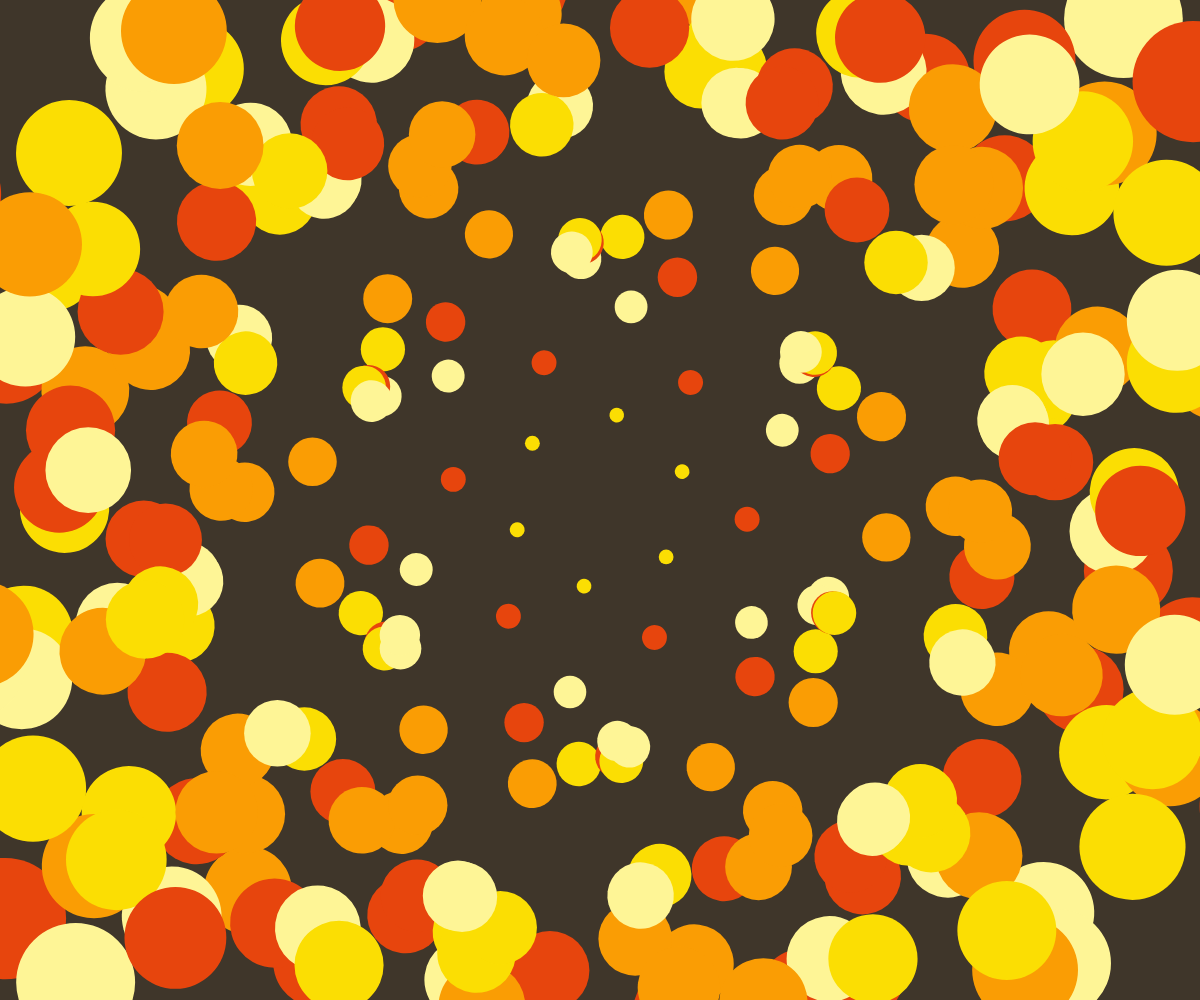
Frame 1 (no input)
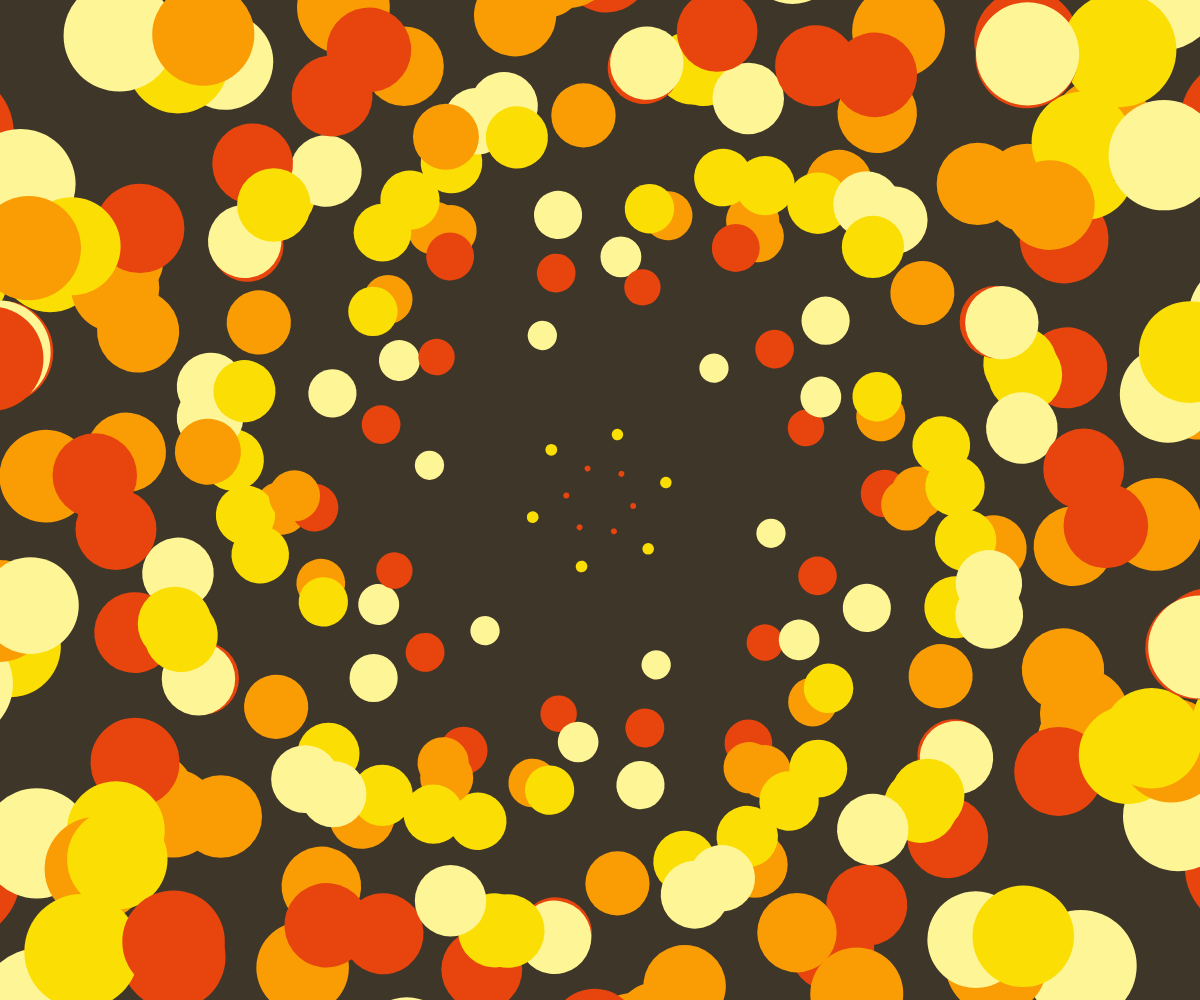
Frame 60 (no input)
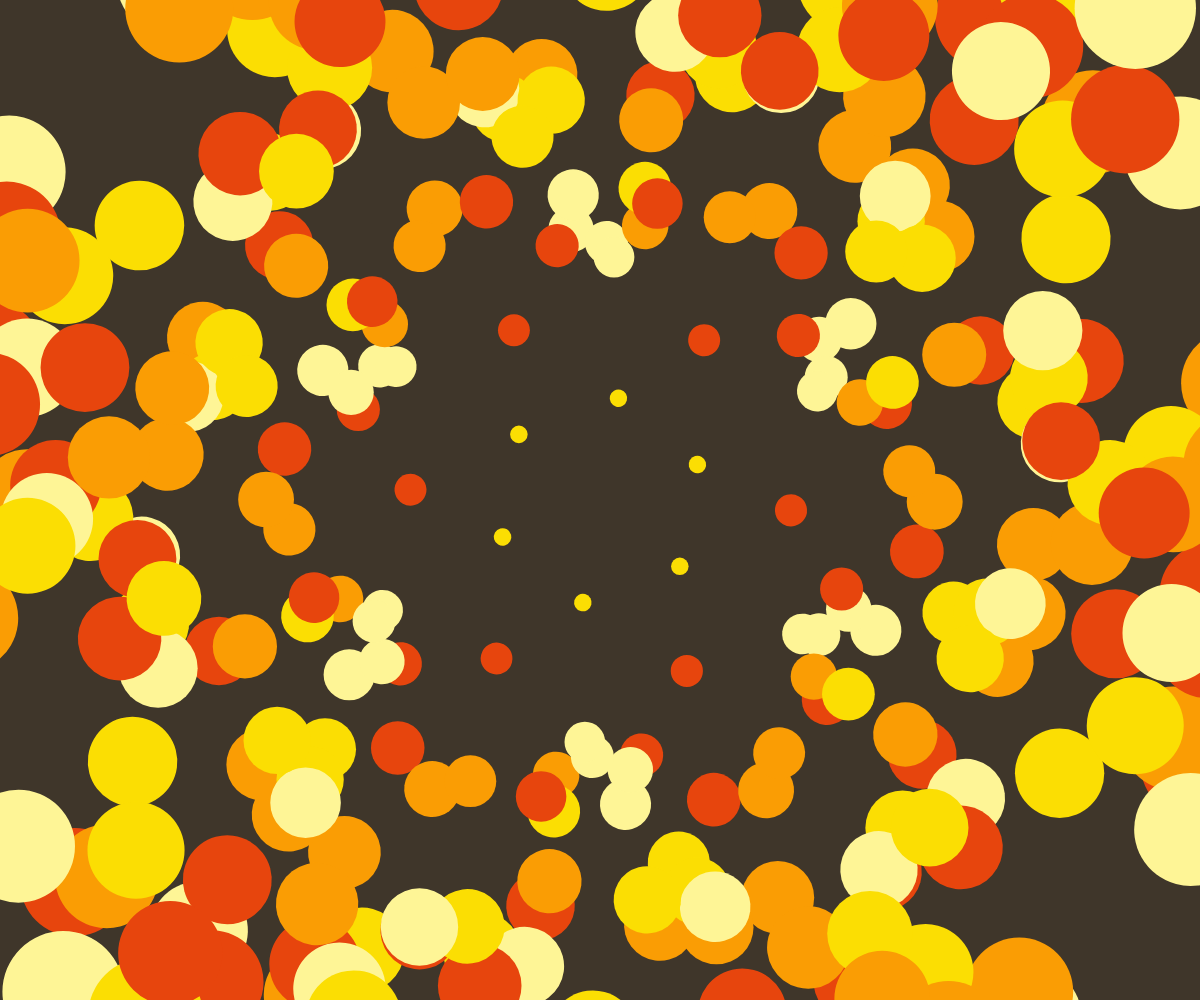
Frame 120 (the mouse pressed at the canvas centre since frame 60)

The p5.js sketch that drew these frames (run headless with seeded random() and noise() and a simulated clock; from frame 60 on, the mouse is pressed at the canvas centre):

// p5.js sketch
// ── sketch.js
var numSpokes, circles = [];

function setup() {
  var canvasSize = min(windowWidth, windowHeight);
  createCanvas(windowWidth, windowHeight);
  background(color("#3F362A"));
  strokeWeight(2);
  stroke(0);
  noStroke();
  var randomPosition = function() {
    return createVector(random(-width/2, width/2), random(-height/2, height/2));
  }
  var numCircles = 48;
  var colors = ["#E7450D", "#FA9D04", "#FBDE03", "#FEF596"]
  for (var i = 0; i < numCircles; i++) {
    circles.push(new Circle(randomPosition(), colors[i%colors.length]));
  }
}

function draw() {
  background(color("#3F362A"), 16);
  translate(width/2, height/2);
  var numSpokes = 6;
  for (var j = 0; j < numSpokes; j++) {
    rotate(TWO_PI / numSpokes);
    circles.forEach(function(circle) {
      circle.move();
      circle.draw();
    })  
  } 
}

var Circle = function(position, circleColor) {
  this.position = position;
  this.color = color(circleColor);
  this.speed = 0.5;
  this.moveNoise = random();
  this.setSize();
}

Circle.prototype.move = function() {
  this.moveNoise += 0.0001;
  var angle = noise(this.moveNoise) * 360;
  if(this.outOfBounds()) {
    this.speed *= -1;
  }
  this.position = this.position.add(createVector(cos(angle) * this.speed, sin(angle) * this.speed));
  this.setSize();
};

Circle.prototype.draw = function() {
  push();
  fill(this.color);
  translate(this.position.x, this.position.y);
  ellipse(0, 0, this.size.x, this.size.y);
  pop();
};

Circle.prototype.outOfBounds = function() {
  var beyondWindow = function(axis) {
    var windowBounds = { x: width, y: height };
    return abs(this.position[axis] * 2) > windowBounds[axis] + this.size[axis];
  }.bind(this);
  return ( beyondWindow("x") || beyondWindow("y") );
};

Circle.prototype.setSize = function() {
  var minAxis = min(width / height) / 2;
  var distanceFromCenter = this.position.mag() / minAxis;
  var size = lerp(minAxis/3, minAxis/2, distanceFromCenter);
  this.size = createVector(size, size);
};
